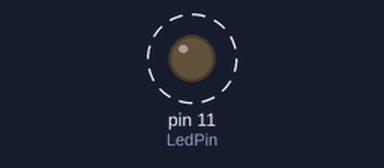
This program was run on a simulated Raspberry Pi (header pin numbers). Shown: output pins drawn as LEDs (lit = HIGH). Dashed ring = blinking.

Above: at 0.15 s.
Timing chart, 0 to 3.0 s (numbered marks = the images above):
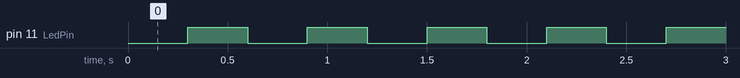

The program:

01_blinkingLed.py
```python
import RPi.GPIO as GPIO
import time

LedPin = 11
sleepTime = 0.3

def setup():
	GPIO.setmode(GPIO.BOARD)
	GPIO.setup(LedPin, GPIO.OUT)

def loop():
	state = False
	while True:
		GPIO.output(LedPin, state)
		state = not state
		time.sleep(sleepTime)

def destroy():
	GPIO.output(LedPin, 1)
	GPIO.cleanup()

if __name__ == "__main__":
	try:
		setup()
		loop()
	except KeyboardInterrupt:
		destroy()
```

Measured:
- by itself, pin 11 (LedPin): alternates HIGH for 0.30 s and LOW for 0.30 s
